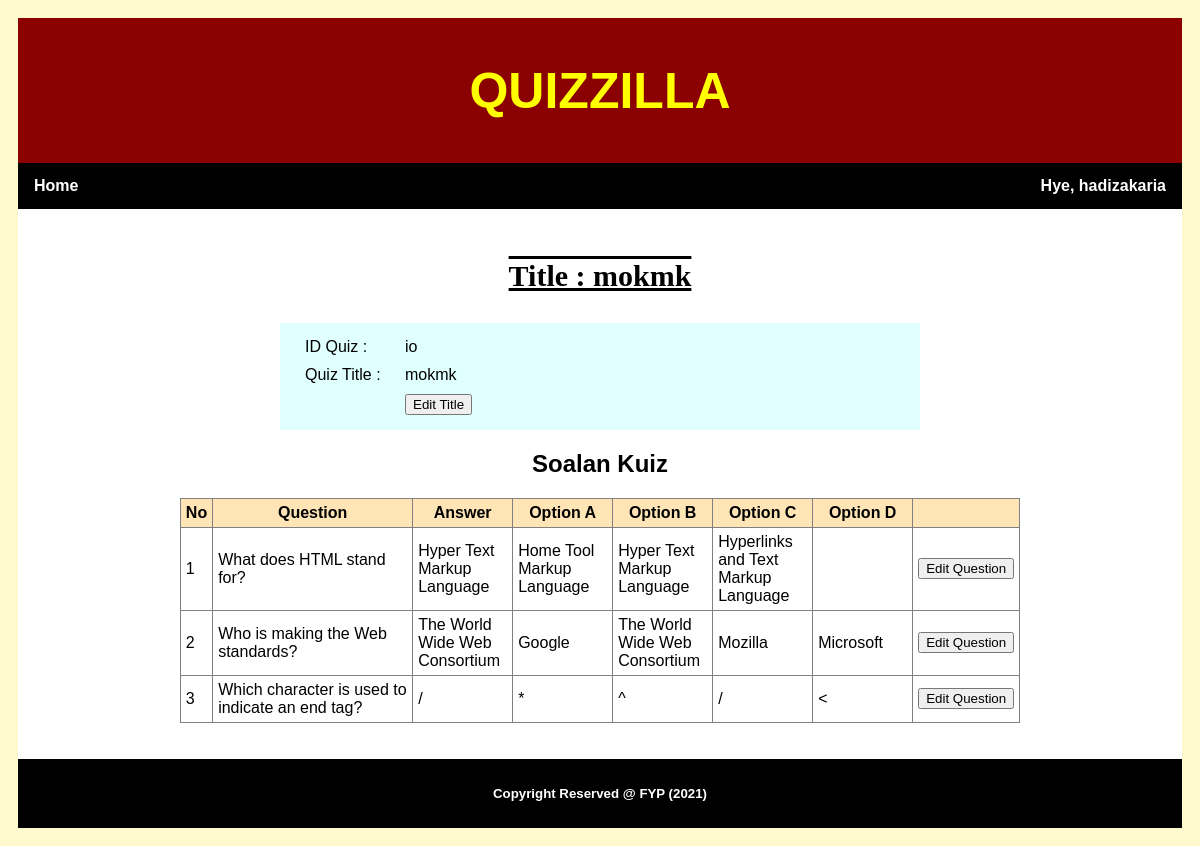
Page /edit_quiz.php?idQ=io (signed in) on the committed database.
### tables this page shows
CREATE TABLE `teacher` (
  `email` varchar(255) NOT NULL,
  `password` varchar(255) NOT NULL,
  `name` varchar(255) NOT NULL
);

CREATE TABLE `quiz` (
  `id_quiz` varchar(7) NOT NULL,
  `title_quiz` varchar(255) NOT NULL,
  `email_teacher` varchar(255) NOT NULL
);

CREATE TABLE `question` (
  `id_question` int(3) NOT NULL,
  `question` varchar(255) NOT NULL,
  `answer` varchar(100) NOT NULL,
  `option_a` varchar(100) NOT NULL,
  `option_b` varchar(100) NOT NULL,
  `option_c` varchar(100) DEFAULT NULL,
  `option_d` varchar(100) DEFAULT NULL,
  `id_quiz` varchar(7) NOT NULL
);

### session.php (called while the page is built, shortened)
<?php
include ('db_conn.php');
$email = $_SESSION['email'];
$cat = $_SESSION['category'];
if ($cat == "T") {
	$table = "teacher";
} else {
	$table = "student"; }
$mysql = mysqli_query($conn, "SELECT * FROM $table WHERE email='$email'");
$row = mysqli_fetch_array($mysql);
$name = $row['name'];
?>

### edit_quiz.php (the view, shortened to what this page needs)
<html>
<head>
</head>
<body>
<?php
include ("header.php");
include ("topnav.php");
$idquiz = $_GET['idQ'];
$sql_quiz = "SELECT * FROM quiz WHERE id_quiz = '$idquiz'";
$result_quiz = mysqli_query($conn, $sql_quiz) or die(mysql_error());
$row_quiz = mysqli_fetch_array($result_quiz);
$title = $row_quiz['title_quiz'];
?>
<div id="mainbody">
<form action="edit_title.php?idQ=<?php echo $idquiz; ?>" method="POST">
<div id="title"><p>Title : <?php echo $title; ?></p></div>
<table cellpadding=5px style="background-color:lightcyan">
<tr>
	<td style="width: 20px"></td>
	<td style="width: 100px"></td>
	<td style="width: 500px"></td>
	<td style="width: 20px"></td>
</tr>
<tr>
	<td></td>
	<td id="label">ID Quiz :</td>
	<td><?php echo $row_quiz['id_quiz']; ?></td>
	<td></td>
</tr>
<tr>
	<td></td>
	<td id="label">Quiz Title :</td>
	<td><?php echo $row_quiz['title_quiz']; ?></td>
	<td></td>
</tr>
<tr>
	<td></td>
	<td></td>
	<td id="label"><input type="submit" name="edit_quiz" value="Edit Title">
		</td>
	<td></td>
</tr>
<tr>
	<td></td>
	<td></td>
	<td></td>
	<td></td>
</tr>
</table>
</form>
<form name="question" method="post">
<p><center><h2>Soalan Kuiz</h2></center></p>
<?php
$sql = "SELECT * FROM question WHERE id_quiz = '$idquiz'";
$result = mysqli_query($conn, $sql) or die(mysql_error());
$no = 0;
if (mysqli_num_rows($result) > 0)
{
?>
<table cellpadding=5px border=1>
<tr>
	<th style="width: 20px">No</th>
	<th style="width: 200px">Question</th>
	<th style="width: 100px">Answer</th>
	<th style="width: 100px">Option A</th>
	<th style="width: 100px">Option B</th>
	<th style="width: 100px">Option C</th>
	<th style="width: 100px">Option D</th>
	<th></th>
</tr>
<?php
while($row = mysqli_fetch_assoc($result))
{
	$id_qs = $row['id_question'];
	$no++;
?>
<tr>
	<td><?php echo $no; ?></td>
	<td><?php echo $row['question']; ?></td>
	<td><?php echo $row['answer']; ?></td>
	<td><?php echo $row['option_a']; ?></td>
	<td><?php echo $row['option_b']; ?></td>
	<td><?php echo $row['option_c']; ?></td>
	<td><?php echo $row['option_d']; ?></td>
	<td><input type="button"
			   onclick="window.location.href='edit_question.php? idQs=<?php echo $id_qs; ?>';"
			   value="Edit Question"></td>
</tr>
<?php
}
echo "</table>";
} else { echo "<center>No question</center>"; }
?>
</form>
</div>
<?php
include ("footer.php");
?>
</body>
</html>

### topnav.php (shortened to what this page needs)
<?php
include('session.php');
?>
<html>
<head>
</head>
<body>
<ul>
	<li><a href="quiz_collection.php">Home</a></li>
	<li class="dropdown">
	<a href="#" class="dropbtn">Hye, <?php echo $name; ?></a>
	</li>
</ul>
</body>
</html>

### edit_quiz.php (style rules this page uses)
#mainbody { background-color: white; padding: 20px; }
#title { font-size: 30px; font-family: Tw Cen MT Condensed; font-weight: bold; text-decoration: underline overline; text-align: center; }
table { border-collapse: collapse; margin: auto; }
th { background-color: moccasin; }
#label { text-align:left; }

### header.php (style rules this page uses)
* { box-sizing: border-box; }
body { background: lemonchiffon; font-family: Arial; padding: 10px; }

### topnav.php (style rules this page uses)
ul { list-style-type: none; margin: 0; padding: 0; overflow: hidden; background-color: black; }
li { float: left; }
li a, .dropbtn { display: inline-block; color: white; text-align: center; padding: 14px 16px; text-decoration: none; font-weight: bold; }
li.dropdown { display: inline-block; float:right; }

### rows in the picture
teacher: name "hadizakaria"
quiz: title_quiz "mokmk", id_quiz "io"
question: question "What does HTML stand for?", answer "Hyper Text Markup Language", option_a "Home Tool Markup Language", option_b "Hyper Text Markup Language", option_c "Hyperlinks and Text Markup Language"
question: question "Who is making the Web standards?", answer "The World Wide Web Consortium", option_a "Google", option_b "The World Wide Web Consortium", option_c "Mozilla", option_d "Microsoft"
question: question "Which character is used to indicate an end tag?", answer "/", option_a "*", option_b "^", option_c "/", option_d "<"
